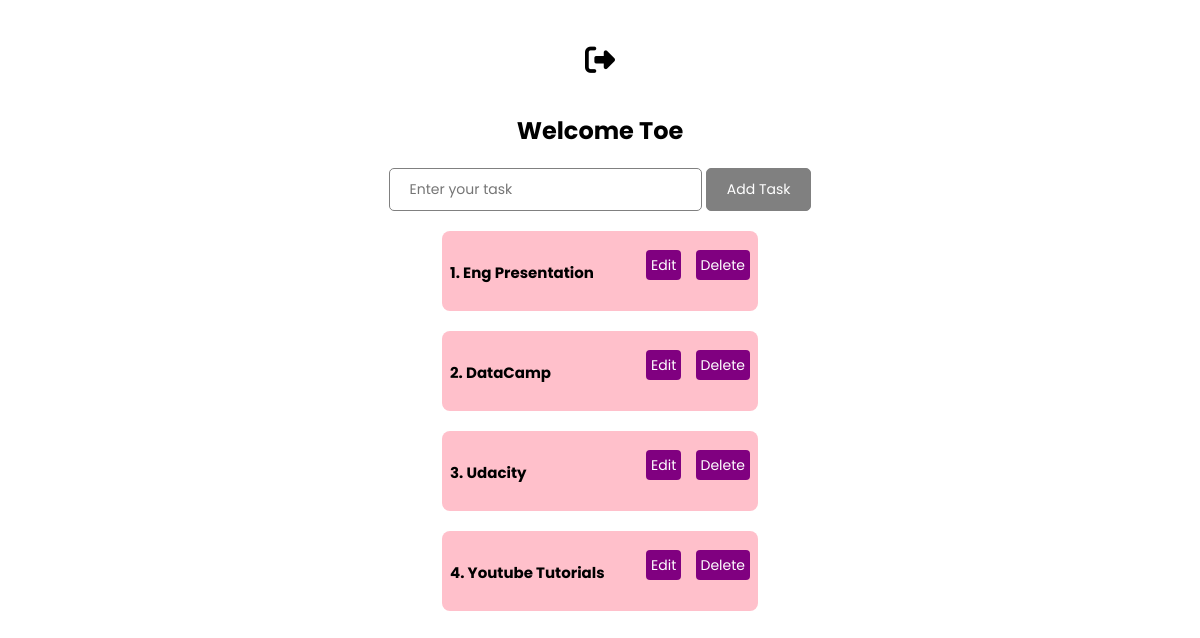
The app's page /todopage/ (signed in) with its own data.
### todo/models.py (models this page shows)
class TODO(models.Model):
    srno=models.AutoField(primary_key=True,auto_created=True)
    title=models.CharField(max_length=30)
    date=models.DateTimeField(auto_now_add=True)
    user=models.ForeignKey(User,on_delete=models.CASCADE)

### todo/views.py (the view)
# urls.py: path('todopage/',views.get_todo),
@login_required(login_url='/login')
def get_todo(request):
    if request.method=='POST':
        title=request.POST.get('title')
        obj=models.TODO(title=title,user=request.user)
        obj.save()
        result=models.TODO.objects.filter(user=request.user).order_by('date')
        return render(request,'todopage.html',{'res':result})
    else:
        result=models.TODO.objects.filter(user=request.user).order_by('date')
        return render(request, 'todopage.html',{'res':result})

### templates/todopage.html (shortened to what this page needs)
<!DOCTYPE html>
<html lang="en">
<head>
  <link rel="stylesheet" href="https://cdnjs.cloudflare.com/ajax/libs/font-awesome/6.2.0/css/all.min.css" />
</head>
<body>
<div class="container">
<div class="navigation-card">
  <a href="{% url 'signout' %}">
   <i class="fa-solid fa-right-from-bracket"></i>
  </a>
</div>
  <div> <h2>Welcome {{request.user}}</h2></div>
    {% block content %}
  <div class="input__container">
       <form method="POST">
        <input type="text" name="title" placeholder="Enter your task">
        <input type="submit" value="Add Task" class="submitclass">
         </form>
      </div>
  {% if res %}
  {% for todo in res %}
  <div class="mytodo">
    <h5>{{ forloop.counter }}. {{todo.title}}</h5>
    <p>
      <a href="/edit_todo/{{todo.srno}}">Edit</a>
      <a href="/delete_todo/{{todo.srno}}">Delete</a>
    </p>
  </div>
  {% endfor %}
  {% endif %}
</div>
{% endblock %}
</body>
</html>

### templates/todopage.html (style rules this page uses)
.container { display: flex; align-items: center; justify-content: center; flex-direction: column; text-align: center; margin-top:30px; font-family: "Poppins", sans-serif; }
.navigation-card { display: flex; align-items: center; justify-content: center; gap: 30px; background-color: rgb(255, 255, 255); padding: 15px 20px; border-radius: 50px; }
.navigation-card a { text-decoration:none; }
.navigation-card a i { font-size: 30px; color:black; }
.input__container { display:flex; }
.input__container input { padding:10px 20px; font-size:14px; border-radius:5px; border:1px solid grey; font-family: "Poppins", sans-serif; }
.submitclass { padding:1em 1em; font-size:16px; color:white; border-radius:5px; border:none; background-color:grey; font-family: "Poppins", sans-serif; }
.mytodo { display:flex; background-color:pink; padding:5px 8px; gap:20px; border-radius:8px; justify-content:space-between; margin-top:20px; width:300px; height:70px; }
.mytodo h5 { font-size:15px; }
.mytodo a { text-decoration:none; background-color:purple; margin-left:10px; font-size:14px; padding:5px 5px; color:white; border-radius:4px; }

### records on screen
TODO: title "Eng Presentation"
TODO: title "DataCamp"
TODO: title "Udacity"
TODO: title "Youtube Tutorials"

### other values on screen
{{ request.user }} "Toe"
